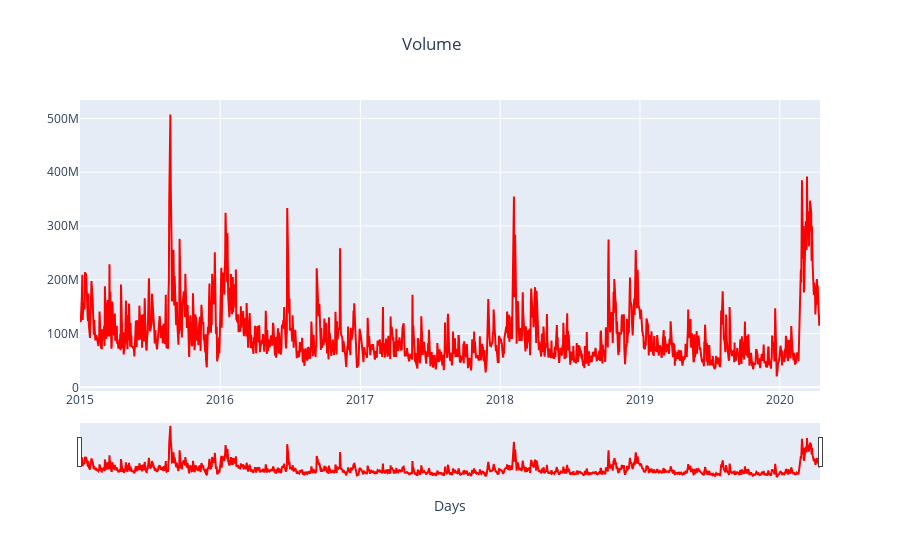

Notebook cell for this chart:
### Code cell
fig = go.Figure()
fig.add_trace(go.Scatter(x=SP500['Date'], y=SP500['Volume'],
                    mode='lines',
                    name='SP500',
                    marker = {'color' : 'red'}))
fig.update_xaxes(rangeslider_visible=True)
fig.update_layout(
    title_text="Volume", 
    title_x=0.48,
    xaxis_title="Days")
fig.write_html("Volume.html")
fig.show()

### Figure 1 — Plotly figure (JSON) as saved in the notebook; plotly's stock layout.template omitted (floating-point values rounded to 4 significant figures; data arrays with more than 128 entries replaced by an {"elided": "..."} marker saying what was removed)
{"data": [{"marker": {"color": "red"}, "mode": "lines", "name": "SP500", "x": {"elided": "1331 str values"}, "y": {"elided": "1331 int values"}, "type": "scatter"}], "layout": {"xaxis": {"rangeslider": {"visible": true}, "title": {"text": "Days"}}, "title": {"text": "Volume", "x": 0.48}}}
